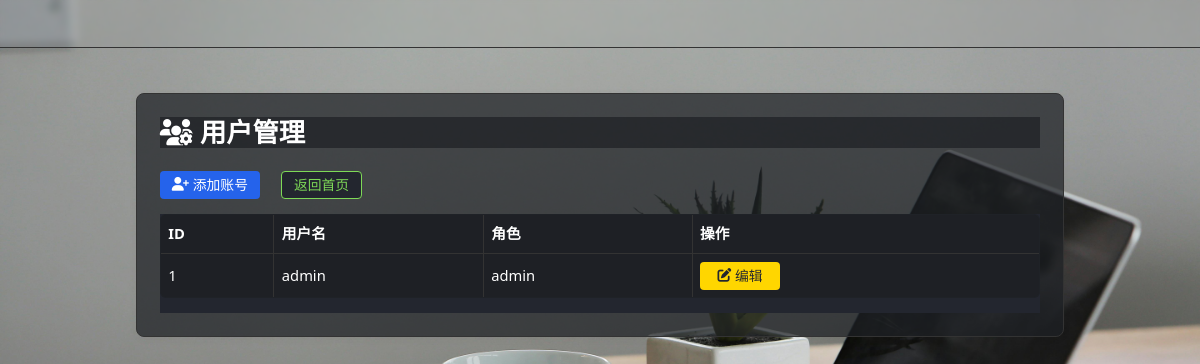
Page /users (signed in) on the earlier database version.
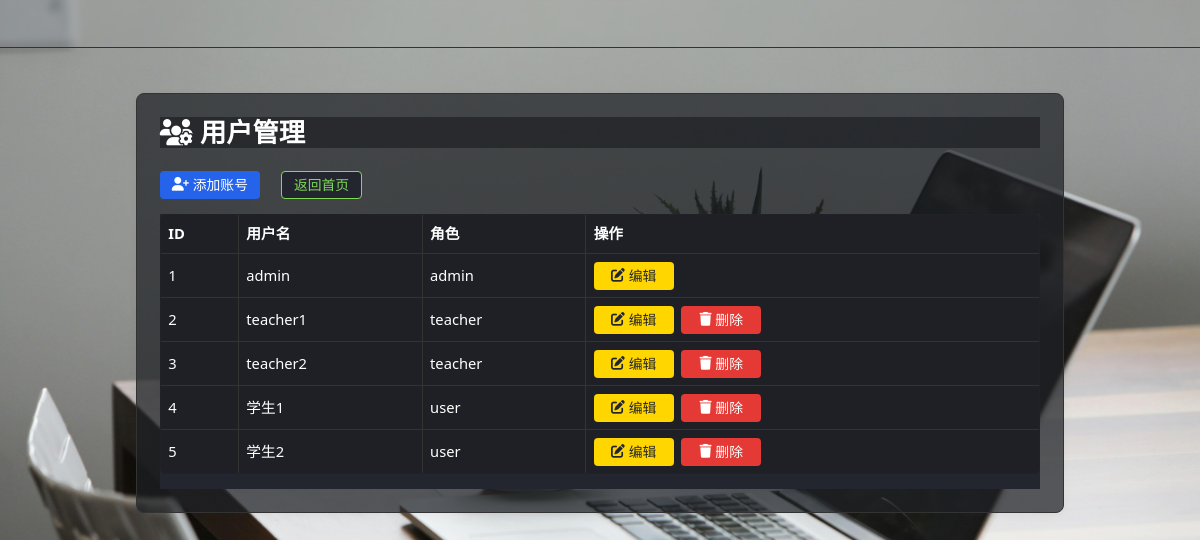
Same page on the later database version.
### tables this page shows
CREATE TABLE user (
    id INTEGER PRIMARY KEY AUTOINCREMENT,
    username TEXT NOT NULL UNIQUE,
    password TEXT NOT NULL,
    role TEXT NOT NULL DEFAULT 'user'
, email TEXT);

### app.py (the view)
@app.route('/users')
@admin_or_manager_required
def user_list():
    conn = get_db_connection()
    users = conn.execute('SELECT * FROM user').fetchall()
    conn.close()
    return render_template('users.html', users=users)

### app.py (called while the page is built)
def get_db_connection():
    db_path = os.path.abspath('school.db')
    print('数据库绝对路径:', db_path)
    conn = sqlite3.connect('school.db')
    conn.row_factory = sqlite3.Row
    return conn

def admin_or_manager_required(f):
    @wraps(f)
    def decorated_function(*args, **kwargs):
        if 'user_id' not in session:
            return redirect(url_for('login'))
        if session.get('role') not in ['admin', 'manager', 'teacher']:
            flash('无权限访问')
            return redirect(url_for('index'))
        return f(*args, **kwargs)
    return decorated_function

### templates/users.html (shortened to what this page needs)
<!DOCTYPE html>
<html lang="zh-CN">
<head>
    <link href="https://cdn.jsdelivr.net/npm/bootstrap@5.3.3/dist/css/bootstrap.min.css" rel="stylesheet">
    <link rel="stylesheet" href="https://cdn.jsdelivr.net/npm/@fortawesome/fontawesome-free@6.5.2/css/all.min.css">
    <link rel="stylesheet" href="{{ url_for('static', filename='custom.css') }}">
</head>
<body class="main-bg dark">
    <nav class="navbar navbar-expand-lg navbar-dark mb-4">
    </nav>
    <div class="container">
        <div class="row justify-content-center">
            <div class="col-12 col-lg-10">
                <div class="card p-4 my-4">
                    <h3 class="mb-4"><i class="fas fa-users-cog me-2"></i>用户管理</h3>
                    <div class="mb-3 d-flex flex-wrap gap-2">
                        {% if session['username'] == 'admin' %}
                        <a class="btn btn-primary btn-sm" href="{{ url_for('add_user') }}"><i class="fa fa-user-plus me-1"></i>添加账号</a>
                        {% endif %}
                        <a class="btn btn-secondary btn-sm ms-2" href="{{ url_for('index') }}">返回首页</a>
                    </div>
                    <div class="table-responsive">
                        <table class="table table-bordered table-hover align-middle">
                            <thead>
                                <tr>
                                    <th>ID</th>
                                    <th>用户名</th>
                                    <th>角色</th>
                                    <th>操作</th>
                                </tr>
                            </thead>
                            <tbody>
                                {% for user in users %}
                                    <tr>
                                        <td>{{ user.id }}</td>
                                        <td>{{ user.username }}</td>
                                        <td>{{ user.role }}</td>
                                        <td>
                                            {% if session['role'] == 'admin' or (session['role'] == 'manager' and user.role == 'user') %}
                                            <a href="{{ url_for('edit_user', user_id=user.id) }}" class="btn btn-warning btn-sm me-1"><i class="fa fa-edit me-1"></i>编辑</a>
                                            {% if user.username != 'admin' and user.role != 'admin' and (session['role'] == 'admin' or (session['role'] == 'manager' and user.role == 'user')) %}
                                            <form action="{{ url_for('delete_user', user_id=user.id) }}" method="post" style="display:inline-block" autocomplete="off">
                                                <button type="submit" class="btn btn-danger btn-sm"><i class="fa fa-trash me-1"></i>删除</button>
                                            </form>
                                            {% endif %}
                                            {% endif %}
                                        </td>
                                    </tr>
                                {% else %}
                                    <tr><td colspan="4" class="text-center">暂无账号</td></tr>
                                {% endfor %}
                            </tbody>
                        </table>
                    </div>
                </div>
            </div>
        </div>
    </div>
</body>
</html>

Differences in the rows shown:
added user: id "2", username "teacher1", role "teacher"
added user: id "3", username "teacher2", role "teacher"
added user: id "4", username "学生1", role "user"
added user: id "5", username "学生2", role "user"
